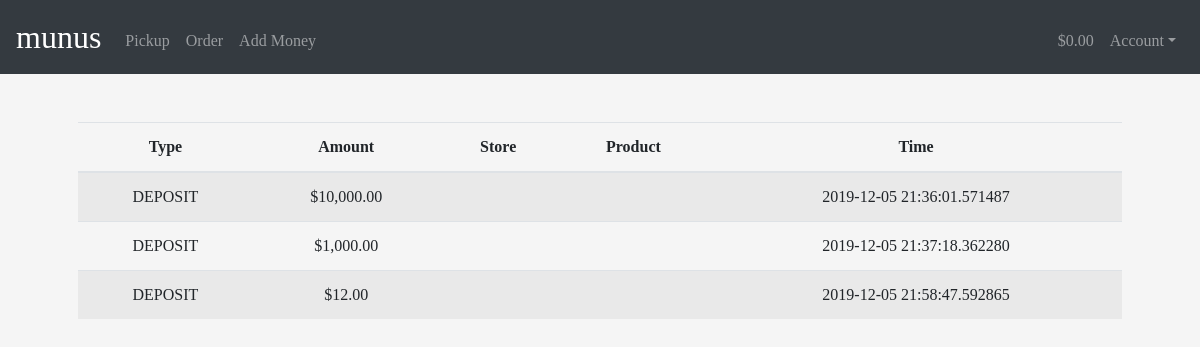
Screenshot of /history (signed in) with the database file from the repository.
### tables this page shows
CREATE TABLE history(user_id INTEGER, type TEXT, product_id INTEGER, amount INTEGER, timestamp TIME);

### app.py (the view)
@app.route("/history")
@login_required
def history():
    statement = "SELECT type, product_id, amount, timestamp FROM history WHERE user_id={0}".format(session["user_id"])
    rows = db.execute(statement).fetchall()
    print("****************")
    print(rows)
    returns = []
    for row in rows:
        ret = [] # type, amt, store, productname
        ret.append(row[0].upper())
        ret.append('$'+format(row[2], ',.2f'))
        if row[0] not in ['deposit', 'withdrawal']:
            statement = "SELECT store FROM products WHERE id = {0}".format(row[1])
            ret.append(db.execute(statement).fetchone()[0])
            statement = "SELECT name FROM products WHERE id = {0}".format(row[1])
            ret.append(db.execute(statement).fetchone()[0])
        else:
            ret.append('')
            ret.append('')
        ret.append(row[3])
        returns.append(ret)
    print(len(returns))
    if len(returns) == 0:
        return render_template("history.html", rows = 0, balance = session['balance'])
    return render_template("history.html", rows=returns, balance=session['balance'])

### app.py (called while the page is built)
@app.after_request
def after_request(response):
    response.headers["Cache-Control"] = "no-cache, no-store, must-revalidate"
    response.headers["Expires"] = 0
    response.headers["Pragma"] = "no-cache"
    return response

### helpers.py (called while the page is built)
def login_required(f):
    @wraps(f)
    def decorated_function(*args, **kwargs):
        if session.get("user_id") is None:
            return redirect("/login")
        return f(*args, **kwargs)
    return decorated_function

### templates/history.html (shortened to what this page needs)
{% extends "layout.html" %}
{% block main %}
{% if rows != 0 %}
      <table class="table table-striped">
          <thead>
              <tr>
                  <b><th>Type</th></b>
                  <th>Amount</th>
                  <th>Store</th>
                  <th>Product</th>
                  <th>Time</th>
              </tr>
          </thead>
          <tbody>
              {% for row in rows %}
                  <tr>
                      <td>{{row[0]}}</td>
                      <td>{{row[1]}}</td>
                      <td>{{row[2]}}</td>
                      <td>{{row[3]}}</td>
                      <td>{{row[4]}}</td>
                  </tr>
              {% endfor %}
          </tbody>
      </table>
  {% else %}
      <h3>No transaction history yet</h3>
      <h4><a href = '/add'>Let's get some orders in!</a></h4>
  {% endif %}
{% endblock %}

### templates/layout.html (shortened to what this page needs)
<!DOCTYPE html>
<html lang="en">
    <head>
        <link href="https://maxcdn.bootstrapcdn.com/bootstrap/4.1.3/css/bootstrap.min.css" rel="stylesheet">
        <link href="/static/styles.css" rel="stylesheet">
    </head>
    <body>
        <nav class="navbar navbar-expand-md navbar-dark bg-dark">
            <a class="navbar-brand" href="/">munus</a>
            <div class="collapse navbar-collapse" id="navbar">
                {% if session.user_id %}
                    <ul class="navbar-nav mr-auto mt-2">
                        <li class="nav-item"><a class="nav-link" href="/pickup">Pickup</a></li>
                        <li class="nav-item"><a class="nav-link" href="/catalogue">Order</a></li>
                        <li class="nav-item"><a class="nav-link" href="/add">Add Money</a></li>
                    </ul>
                    <ul class="navbar-nav ml-auto mt-2">
                        <li class="nav-item"><a class="nav-link" href="/add">{{balance}}</a></li>
                        <li class="nav-item dropdown">
                          <a class="nav-link dropdown-toggle" href="/" id="navbarDropdown" role="button" data-toggle="dropdown" aria-haspopup="true" aria-expanded="false">
                            Account</a>
                        </li>
                    </ul>
                {% else %}
                    <ul class="navbar-nav ml-auto mt-2">
                        <li class="nav-item"><a class="nav-link" href="/register">Register</a></li>
                        <li class="nav-item"><a class="nav-link" href="/login">Log In</a></li>
                    </ul>
                {% endif %}
            </div>
        </nav>
        <main class="container p-5">
            {% block main %}{% endblock %}
        </main>
    </body>
</html>

### static/styles.css (style rules this page uses)
body { background-color: whitesmoke; font-family: "Georgia", Times, serif; }
nav .navbar-brand { font-size: xx-large; }
main { overflow-x: auto; text-align: center; }

### rows the page displays
history: type "DEPOSIT", amount "$10,000.00", timestamp "2019-12-05 21:36:01.571487"
history: type "DEPOSIT", amount "$1,000.00", timestamp "2019-12-05 21:37:18.362280"
history: type "DEPOSIT", amount "$12.00", timestamp "2019-12-05 21:58:47.592865"

### other values shown
{{ balance }} "$0.00"
